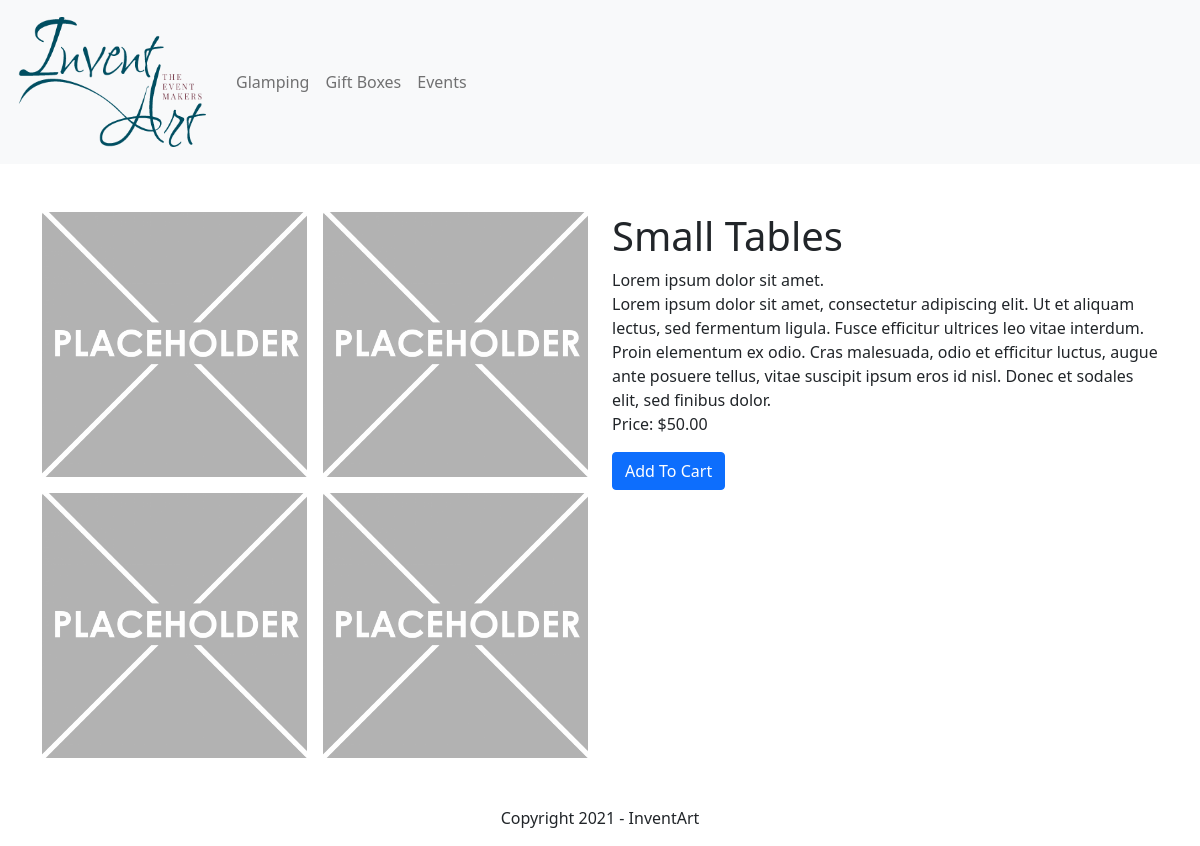
Page /details.php?id=5 on the committed database.
### tables this page shows
CREATE TABLE `subjects` (
  `id` int(11) NOT NULL,
  `menu_name` varchar(255) DEFAULT NULL,
  `position` int(3) DEFAULT NULL,
  `visible` tinyint(1) DEFAULT NULL
);

CREATE TABLE `products` (
  `id` int(11) NOT NULL,
  `subject_id` int(11) DEFAULT NULL,
  `menu_name` varchar(255) DEFAULT NULL,
  `position` int(3) DEFAULT NULL,
  `visible` tinyint(1) DEFAULT NULL,
  `content` text DEFAULT NULL
);

### private/functions.php (called while the page is built, shortened)
<?php
    function url_for($script_path){
        if($script_path[0] !== '/'){
            $script_path = "/" . $script_path;
        }
        return WWW_ROOT . $script_path;
    }
    function u($string=""){
        return urlencode($string);
    }
    function h($string=""){
        return htmlspecialchars($string);
    }
?>

### private/query_functions.php (called while the page is built, shortened)
<?php
    function find_all_subjects(){
        global $db;
        $sql = "SELECT * FROM subjects ";
        $sql .= "ORDER BY position ASC";
        $result = mysqli_query($db, $sql);
        return $result;
    }
    function find_product_by_id($id){
        global $db;
        $sql = "SELECT * FROM products ";
        $sql .= "WHERE id='" . db_escape($db, $id) . "'";
        $result = mysqli_query($db, $sql);
        $product = mysqli_fetch_assoc($result);
        return $product;
    }
?>

### private/database.php (called while the page is built, shortened)
<?php
    function db_escape($connection, $string){
        return mysqli_real_escape_string($connection, $string);
    }
?>

### public/details.php (the view, shortened to what this page needs)
<?php require_once("../private/initialize.php"); ?>
<?php
if(isset($_GET["id"])){
    $product_id = $_GET["id"];
    $product = find_product_by_id($product_id, ["visible" => true]);
} else {
}
include(SHARED_PATH . "/public_header.php");
include(SHARED_PATH . "/public_navigation.php");
?>
<div id="main">
    <?php
    if(isset($product)){
        $allowed_tags = "<div><img><h1><h2><h3><h4><h5><p><br><ul><li><strong>";
        ?>
        <div class="container pt-5">
            <div class="row">
                <div class="col-6">
                    <div class="row g-3">
                        <div class="col-6">
                            <img src="images/placeholder.png" class="card-img-top" alt="...">
                        </div>
                        <div class="col-6">
                            <img src="images/placeholder.png" class="card-img-top" alt="...">
                        </div>
                        <div class="col-6">
                            <img src="images/placeholder.png" class="card-img-top" alt="...">
                        </div>
                        <div class="col-6">
                            <img src="images/placeholder.png" class="card-img-top" alt="...">
                        </div>
                    </div>
                </div>
                <div class="col-6">
                    <h1><?php echo strip_tags($product["menu_name"], $allowed_tags); ?></h1>
                    <p><?php echo strip_tags($product["content"], $allowed_tags); ?></p>
                    <input class="btn btn-primary" type="button" value="Add To Cart">
                </div>
            </div>
        </div>
        <?php
    } else {
        redirect_to(url_for("/index.php"));
    }
    ?>
</div>
<?php include_once(SHARED_PATH . "/public_footer.php"); ?>

### private/shared/public_navigation.php (shortened to what this page needs)
<header>
    <nav class="navbar navbar-expand-lg navbar-light bg-light">
        <div class="container-fluid">
            <a class="navbar-brand" href="<?php echo url_for("/index.php"); ?>">
                <img src="<?php echo url_for("/images/logo_inventart.png"); ?>" alt="Logo InventArt">
            </a>
            <?php $nav_subjects = find_all_subjects(); ?>
            <ul class="navbar-nav me-auto mb-2 mb-lg-0">
                <?php while($nav_subject = mysqli_fetch_assoc($nav_subjects)) {?>
                <?php if(!$nav_subject["visible"]){ continue;} ?>
                <li class="nav-item dropdown">
                    <a class="nav-link" href="<?php echo url_for("index.php?id=" . h(u($nav_subject['id']))); ?>">
                        <?php echo h($nav_subject["menu_name"]); ?>
                    </a>
                </li>
                <?php }  ?>
            </ul>
        </div>
    </nav>
</header>

### public/stylesheets/theme_public.css (style rules this page uses)
.navbar-brand > img { max-width: 200px; }

### rows in the picture
subjects: menu_name "Glamping"
subjects: menu_name "Gift Boxes"
subjects: menu_name "Events"
products: menu_name "Small Tables", content "Lorem ipsum dolor sit amet. Lorem ipsum dolor sit amet, consectetur adipiscing elit. Ut et aliquam lectus, sed fermentum ligula. Fusce efficitur ultrices leo vitae interdum. Proin elementum ex odio. Cras malesuada, odio et efficitur luctus, augue ante posuere tellus, vitae suscipit ipsum eros id nisl. Donec et sodales elit, sed finibus dolor. Price: $50.00"
